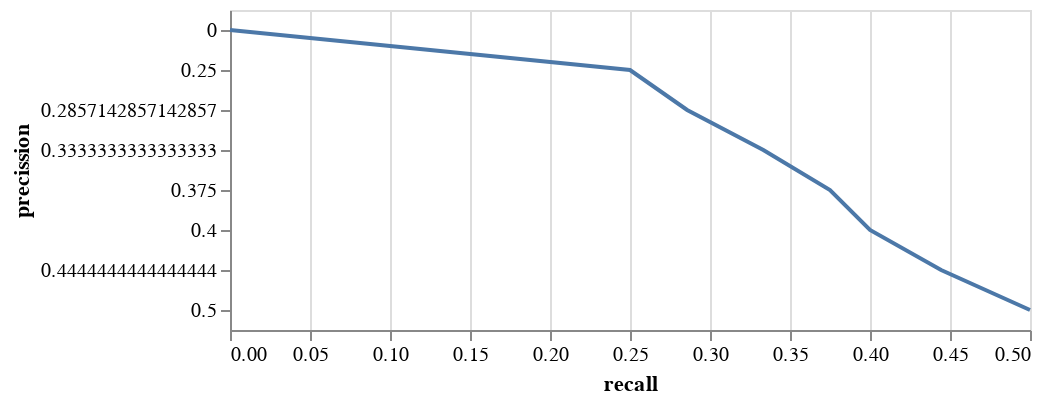

Notebook code for this chart:
### Code cell
import altair as alt

alt.Chart(visual).mark_line().encode(x='recall', y='precission')

### Figure 1 — Vega-Lite specification as saved in the notebook (floating-point values rounded to 4 significant figures)
{"config": {"view": {"continuousWidth": 400, "continuousHeight": 300}}, "data": {"name": "data-5a85b436894b668185dc571d40ebd3cd"}, "mark": "line", "encoding": {"x": {"type": "quantitative", "field": "recall"}, "y": {"type": "nominal", "field": "precission"}}, "$schema": "https://vega.github.io/schema/vega-lite/v4.8.1.json", "datasets": {"data-5a85b436894b668185dc571d40ebd3cd": [{"recall": 0.0, "precission": 0.0}, {"recall": 0.5, "precission": 0.5}, {"recall": 0.3333, "precission": 0.3333}, {"recall": 0.25, "precission": 0.25}, {"recall": 0.4, "precission": 0.4}, {"recall": 0.3333, "precission": 0.3333}, {"recall": 0.2857, "precission": 0.2857}, {"recall": 0.375, "precission": 0.375}, {"recall": 0.4444, "precission": 0.4444}, {"recall": 0.5, "precission": 0.5}]}}
